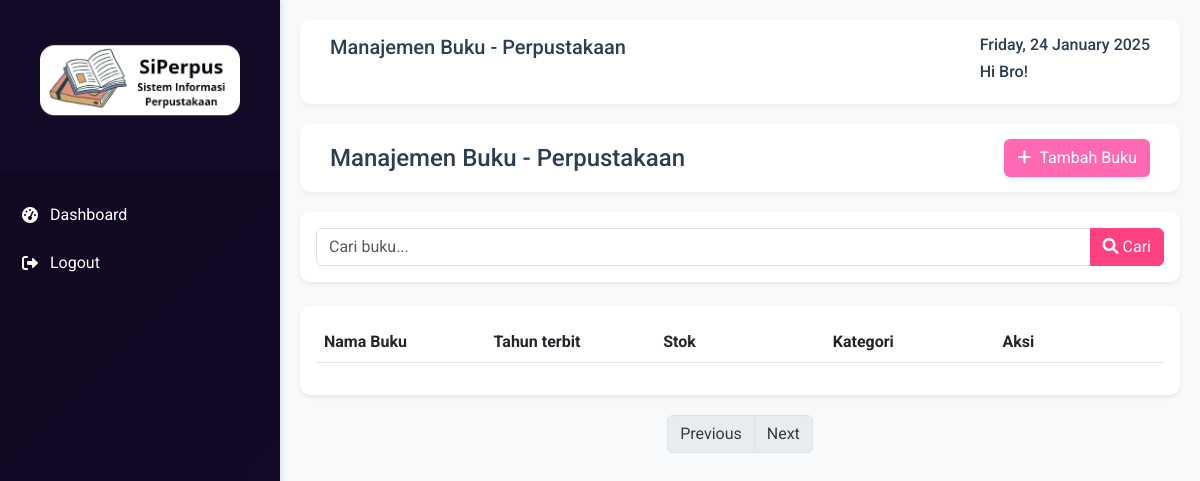
Page /pages/Books/books.php on the earlier database version.
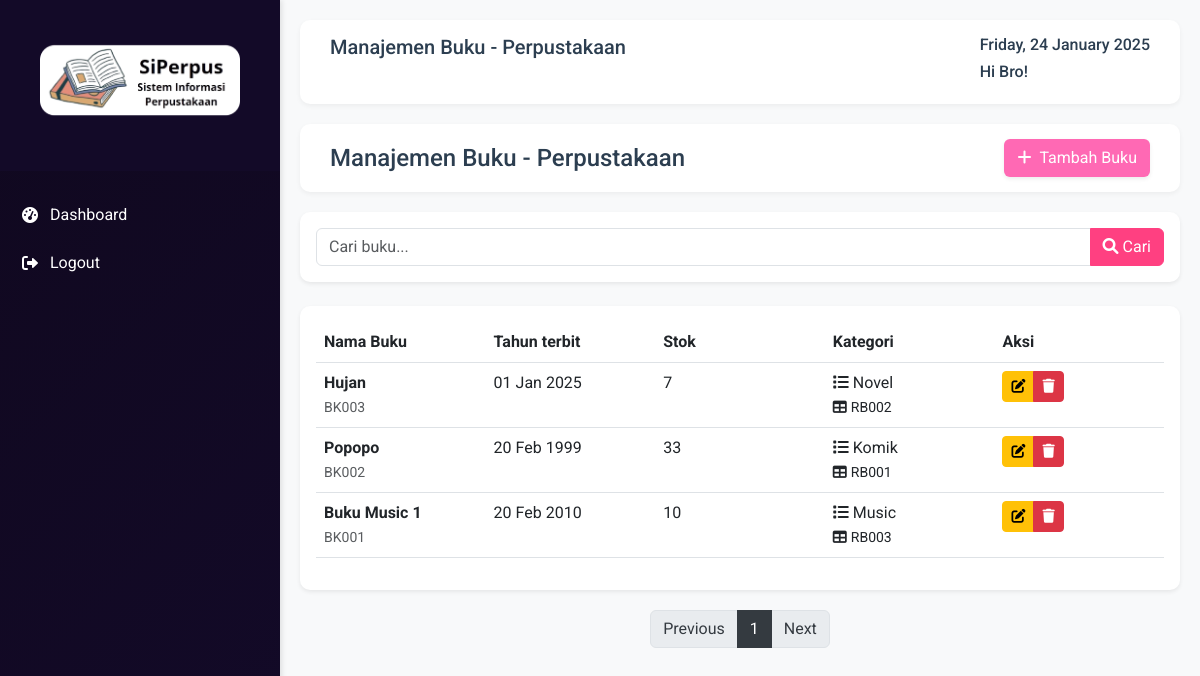
Same page on the later database version.
### tables this page shows
CREATE TABLE BUKU  (
    id_buku VARCHAR(6) UNIQUE NOT NULL PRIMARY KEY,
    nama_buku VARCHAR(225) NOT NULL,
    tahun_terbit DATE,
    stok INT,
    CONSTRAINT CheckTabelBuku1 CHECK (LENGTH(id_buku) = 5),
    CONSTRAINT CheckTabelBuku2 CHECK (id_buku REGEXP "^BK[0-9]{3}$")
);

CREATE TABLE KATEGORI_BUKU
(
    id_kategori VARCHAR(6) UNIQUE NOT NULL PRIMARY KEY,
    nama_kategori VARCHAR(50),
    CONSTRAINT CheckTabelKategoriBuku1 CHECK (LENGTH(id_kategori) = 5),
    CONSTRAINT CheckTabelKategoriBuku2 CHECK (id_kategori REGEXP "^KB[0-9]{3}$")
);

### pages/Books/books.php (the view, shortened to what this page needs)
<?php
require "config/connection.php";
$pageTitle = "Manajemen Buku - Perpustakaan";
$currentPage = 'books';
$search = isset($_GET['search']) ? $conn->real_escape_string(trim($_GET['search'])) : '';
$limit = 5;
$page = isset($_GET['page']) ? (int)$_GET['page'] : 1;
$offset = ($page - 1) * $limit;
$countQuery = "SELECT COUNT(*) as total FROM buku";
$countResult = $conn->query($countQuery);
$totalRecords = $countResult->fetch_assoc()['total'];
$totalPages = ceil($totalRecords / $limit);
$query = "SELECT buku.*, kategori_buku.nama_kategori FROM buku LEFT JOIN kategori_buku ON buku.id_kategori = kategori_buku.id_kategori";
$query .= " ORDER BY buku.id_buku DESC LIMIT $limit OFFSET $offset";
$result = $conn->query($query) or die(mysqli_error($conn));
?>
<link rel="stylesheet" href="https://cdn.jsdelivr.net/npm/sweetalert2@11/dist/sweetalert2.min.css">
<div class="main-header d-flex justify-content-between align-items-center">
    <h4 class="mb-0">Manajemen Buku - Perpustakaan</h4>
    <a href="<?php echo BASE_URL; ?>/books/addBook" class="btn btn-pink" onclick="return confirmAction('add', '<?php echo BASE_URL; ?>/books/addBook');">
        <i class="fas fa-plus me-2"></i>Tambah Buku
    </a>
</div>
<div class="card my-3 card-white">
    <div class="card-body">
        <form method="GET" action="<?php echo BASE_URL; ?>/books">
            <div class="input-group">
                <input type="text" name="search" class="form-control" placeholder="Cari buku..." value="<?php echo htmlspecialchars($search); ?>">
                <button class="btn btn-primary" type="submit">
                    <i class="fas fa-search me-1"></i>Cari
                </button>
            </div>
        </form>
    </div>
</div>
<div class="card mt-4 card-white">
    <div class="card-body">
        <div class="table-responsive">
            <table class="table table-hover">
                <thead class="bg-light-white">
                    <tr>
                        <th>Nama Buku</th>
                        <th>Tahun terbit</th>
                        <th>Stok</th>
                        <th>Kategori</th>
                        <th>Aksi</th>
                    </tr>
                </thead>
                <tbody>
                    <?php
                    while ($buku = $result->fetch_assoc()): ?>
                        <tr>
                            <td>
                                <div class="d-flex align-items-center">
                                    <div>
                                        <div class="fw-bold"><?= htmlspecialchars($buku['nama_buku']) ?></div>
                                        <small class="text-muted"><?= htmlspecialchars($buku['id_buku']) ?></small>
                                    </div>
                                </div>
                            </td>
                            <td><?= date('d M Y', strtotime($buku['tahun_terbit'])) ?></td>
                            <td><?= htmlspecialchars($buku['stok'] ?? '') ?></td>
                            <td>
                                <div><i class="fas fa-list me-1"></i><?= htmlspecialchars($buku['nama_kategori'] ?? '') ?></div>
                                <small><i class="fas fa-table me-1"></i><?= htmlspecialchars($buku['kode_rak'] ?? '') ?></small>
                            </td>
                            <td>
                                <div class="btn-group">
                                    <a href="<?php echo BASE_URL; ?>/books/editBook?id=<?= urlencode($buku['id_buku']) ?>" class="btn btn-sm btn-warning" title="Edit" onclick="return confirmAction('edit', '<?php echo BASE_URL; ?>/books/editBook?id=<?= urlencode($buku['id_buku']) ?>');">
                                        <i class="fas fa-edit"></i>
                                    </a>
                                    <a href="<?php echo BASE_URL; ?>/books/deleteBook?id=<?= urlencode($buku['id_buku']) ?>" class="btn btn-sm btn-danger" title="Hapus" onclick="return confirmAction('delete', '<?php echo BASE_URL; ?>/books/deleteBook?id=<?= urlencode($buku['id_buku']) ?>');">
                                        <i class="fas fa-trash"></i>
                                    </a>
                                </div>
                            </td>
                        </tr>
                    <?php endwhile; ?>
                </tbody>
            </table>
        </div>
    </div>
</div>
<nav aria-label="Page navigation">
    <ul class="pagination justify-content-center">
        <li class="page-item <?php if($page <= 1) echo 'disabled'; ?>">
            <a class="page-link" href="<?php if($page > 1) echo '?page=' . ($page - 1); ?>">Previous</a>
        </li>
        <?php for($i = 1; $i <= $totalPages; $i++): ?>
            <li class="page-item <?php if($page == $i) echo 'active'; ?>">
                <a class="page-link" href="?page=<?= $i; ?>"><?= $i; ?></a>
            </li>
        <?php endfor; ?>
        <li class="page-item <?php if($page >= $totalPages) echo 'disabled'; ?>">
            <a class="page-link" href="<?php if($page < $totalPages) echo '?page=' . ($page + 1); ?>">Next</a>
        </li>
    </ul>
</nav>
<?php
$content = ob_get_clean();
require_once(__DIR__ . '/../../layouts/main.php');
?>

### layouts/main.php (shortened to what this page needs)
<!DOCTYPE html>
<html lang="en">
<head>
    <link href="https://cdn.jsdelivr.net/npm/bootstrap@5.3.0/dist/css/bootstrap.min.css" rel="stylesheet">
    <link href="https://cdnjs.cloudflare.com/ajax/libs/font-awesome/6.0.0/css/all.min.css" rel="stylesheet">
    <link href="https://cdn.jsdelivr.net/npm/select2@4.1.0-rc.0/dist/css/select2.min.css" rel="stylesheet" />
    <link href="https://cdn.jsdelivr.net/npm/select2-bootstrap-5-theme@1.3.0/dist/select2-bootstrap-5-theme.min.css" rel="stylesheet" />
</head>
<body>
    <div class="sidebar">
        <div class="sidebar-header">
           <img src="images/logo.png" alt="logo " width="200px">
        </div>
        <div class="sidebar-menu">
            <a href="<?php echo BASE_URL; ?>/dashboard" class="menu-item <?php echo $currentPage == 'dashboard' ? 'active' : ''; ?>">
                <i class="fas fa-tachometer-alt"></i> Dashboard
            </a>
            <a href="<?php echo BASE_URL; ?>/logout" class="menu-item">
                <i class="fas fa-sign-out-alt"></i> Logout
            </a>
        </div>
    </div>
    <div class="main-content">
        <nav class="d-flex justify-content-between align-items-center main-header">
            <div style=" display: flex; justify-content: space-between; width: 100%;">
                <h5><?php echo $pageTitle ?? 'Perpustakaan'; ?></h5>
                <div >
                    <h6><?php echo date('l, d F Y');?></h6>
                    <h6>Hi <?php echo isset($_SESSION['nama_petugas']) ? $_SESSION['nama_petugas'] : 'Bro'; ?>!</h6>
                </div>
            </div>
        </nav>
        <?php echo $content ?? ''; ?>
    </div>
</body>
</html>

### layouts/main.php (style rules this page uses)
:root { --primary-color:rgb(16, 8, 31); --secondary-color:rgb(19, 10, 40); --accent-color: #ff4081; --text-color: #2c3e50; --sidebar-width: 280px; }
body { font-family: 'Roboto', sans-serif; background-color: #f8f9fa; color: var(--text-color); font-family: roboto, sans-serif; }
.sidebar { position: fixed; top: 0; left: 0; height: 100vh; width: var(--sidebar-width); background: linear-gradient(135deg, var(--primary-color), var(--secondary-color)); color: white; transition: all 0.3s ease; z-index: 1000; box-shadow: 2px 0 5px rgba(0,0,0,0.1); }
.sidebar-header { padding: 20px; text-align: center; background: var(--secondary-color); }
.sidebar-menu { padding: 20px 0; }
.menu-item { padding: 12px 20px; color: white; text-decoration: none; display: flex; align-items: center; transition: all 0.3s ease; }
.menu-item i { margin-right: 10px; width: 20px; text-align: center; }
.main-content { margin-left: var(--sidebar-width); padding: 20px; min-height: 100vh; }
.card { border: none; border-radius: 10px; box-shadow: 0 2px 10px rgba(0,0,0,0.1); transition: transform 0.2s ease; }
.main-header { background: white; padding: 15px 30px; border-radius: 10px; margin-bottom: 20px; box-shadow: 0 2px 5px rgba(0,0,0,0.05); }
.btn-primary { background-color: var(--accent-color); border-color: var(--accent-color); }

### pages/Books/books.php (style rules this page uses)
.card-white { background-color: white; color: #495057; box-shadow: 0 0.125rem 0.25rem rgba(0, 0, 0, 0.075); }
.btn-pink { background-color: #ff69b4; color:rgb(255, 255, 255); box-shadow: 0 0.125rem 0.25rem rgba(0, 0, 0, 0.075); }
.bg-light-white { background-color: #f8f9fa; }
.pagination .page-item.active .page-link { background-color: #343a40; border-color: #343a40; color: #ffff; }
.pagination .page-item .page-link { color: #343a40; }
.pagination { margin-top: 20px; }
.table th, .table td { width: 20%; }

Differences in the rows shown:
added buku: nama_buku "Hujan", id_buku "BK003", tahun_terbit "01 Jan 2025", stok "7", id_kategori.nama_kategori "Novel", kode_rak "RB002"
added buku: nama_buku "Popopo", id_buku "BK002", tahun_terbit "20 Feb 1999", stok "33", id_kategori.nama_kategori "Komik", kode_rak "RB001"
added buku: nama_buku "Buku Music 1", id_buku "BK001", tahun_terbit "20 Feb 2010", stok "10", id_kategori.nama_kategori "Music", kode_rak "RB003"
Other differences:
new list line: "1"
